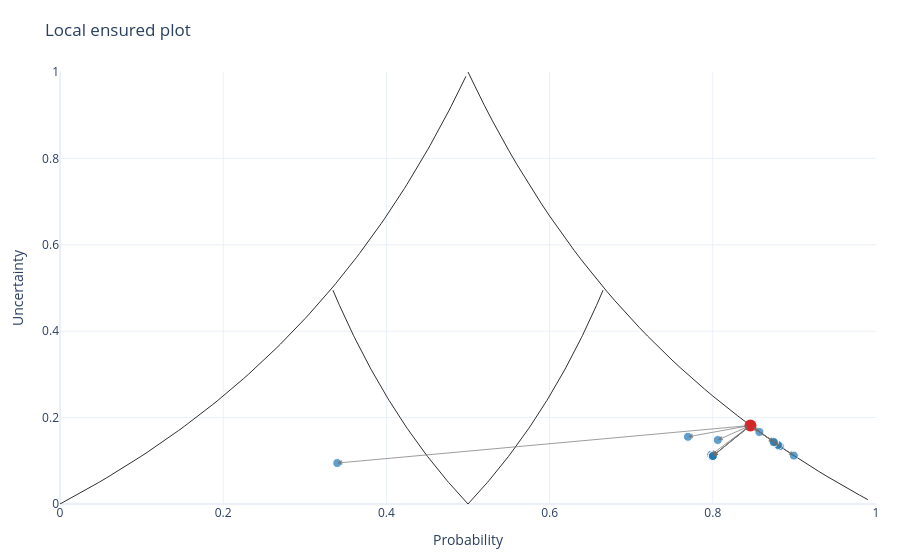

Here is the notebook cell this chart was saved with:
### Code cell
classification_plot = classification_alternatives.plot(
    style='plotly.local.ensured',
    show=True,
    filter_top=20,
)

### Figure 1 — Plotly figure (JSON) as saved in the notebook; plotly's stock layout.template omitted (floating-point values rounded to 4 significant figures)
{"data": [{"hoverinfo": "skip", "line": {"color": "#2f2f2f", "width": 1}, "meta": {"trace_kind": "triangle-reference"}, "mode": "lines", "name": "triangle-reference-1", "showlegend": false, "type": "scatter", "x": [0.0, 0.009901, 0.01961, 0.02913, 0.03846, 0.04762, 0.0566, 0.06542, 0.07407, 0.08257, 0.09091, 0.0991, 0.1071, 0.115, 0.1228, 0.1304, 0.1379, 0.1453, 0.1525, 0.1597, 0.1667, 0.1736, 0.1803, 0.187, 0.1935, 0.2, 0.2063, 0.2126, 0.2188, 0.2248, 0.2308, 0.2366, 0.2424, 0.2481, 0.2537, 0.2593, 0.2647, 0.2701, 0.2754, 0.2806, 0.2857, 0.2908, 0.2958, 0.3007, 0.3056, 0.3103, 0.3151, 0.3197, 0.3243, 0.3289, 0.3333, 0.3377, 0.3421, 0.3464, 0.3506, 0.3548, 0.359, 0.3631, 0.3671, 0.3711, 0.375, 0.3789, 0.3827, 0.3865, 0.3902, 0.3939, 0.3976, 0.4012, 0.4048, 0.4083, 0.4118, 0.4152, 0.4186, 0.422, 0.4253, 0.4286, 0.4318, 0.435, 0.4382, 0.4413, 0.4444, 0.4475, 0.4505, 0.4536, 0.4565, 0.4595, 0.4624, 0.4652, 0.4681, 0.4709, 0.4737, 0.4764, 0.4792, 0.4819, 0.4845, 0.4872, 0.4898, 0.4924, 0.4949, 0.4975], "y": [0.0, 0.01, 0.02, 0.03, 0.04, 0.05, 0.06, 0.07, 0.08, 0.09, 0.1, 0.11, 0.12, 0.13, 0.14, 0.15, 0.16, 0.17, 0.18, 0.19, 0.2, 0.21, 0.22, 0.23, 0.24, 0.25, 0.26, 0.27, 0.28, 0.29, 0.3, 0.31, 0.32, 0.33, 0.34, 0.35, 0.36, 0.37, 0.38, 0.39, 0.4, 0.41, 0.42, 0.43, 0.44, 0.45, 0.46, 0.47, 0.48, 0.49, 0.5, 0.51, 0.52, 0.53, 0.54, 0.55, 0.56, 0.57, 0.58, 0.59, 0.6, 0.61, 0.62, 0.63, 0.64, 0.65, 0.66, 0.67, 0.68, 0.69, 0.7, 0.71, 0.72, 0.73, 0.74, 0.75, 0.76, 0.77, 0.78, 0.79, 0.8, 0.81, 0.82, 0.83, 0.84, 0.85, 0.86, 0.87, 0.88, 0.89, 0.9, 0.91, 0.92, 0.93, 0.94, 0.95, 0.96, 0.97, 0.98, 0.99]}, {"hoverinfo": "skip", "line": {"color": "#2f2f2f", "width": 1}, "meta": {"trace_kind": "triangle-reference"}, "mode": "lines", "name": "triangle-reference-2", "showlegend": false, "type": "scatter", "x": [0.5, 0.51, 0.52, 0.53, 0.54, 0.55, 0.56, 0.57, 0.58, 0.59, 0.6, 0.61, 0.62, 0.63, 0.64, 0.65, 0.66, 0.67, 0.68, 0.69, 0.7, 0.71, 0.72, 0.73, 0.74, 0.75, 0.76, 0.77, 0.78, 0.79, 0.8, 0.81, 0.82, 0.83, 0.84, 0.85, 0.86, 0.87, 0.88, 0.89, 0.9, 0.91, 0.92, 0.93, 0.94, 0.95, 0.96, 0.97, 0.98, 0.99], "y": [1.0, 0.9608, 0.9231, 0.8868, 0.8519, 0.8182, 0.7857, 0.7544, 0.7241, 0.6949, 0.6667, 0.6393, 0.6129, 0.5873, 0.5625, 0.5385, 0.5152, 0.4925, 0.4706, 0.4493, 0.4286, 0.4085, 0.3889, 0.3699, 0.3514, 0.3333, 0.3158, 0.2987, 0.2821, 0.2658, 0.25, 0.2346, 0.2195, 0.2048, 0.1905, 0.1765, 0.1628, 0.1494, 0.1364, 0.1236, 0.1111, 0.0989, 0.08696, 0.07527, 0.06383, 0.05263, 0.04167, 0.03093, 0.02041, 0.0101]}, {"hoverinfo": "skip", "line": {"color": "#2f2f2f", "width": 1}, "meta": {"trace_kind": "triangle-reference"}, "mode": "lines", "name": "triangle-reference-3", "showlegend": false, "type": "scatter", "x": [0.5, 0.5025, 0.505, 0.5074, 0.5098, 0.5122, 0.5146, 0.5169, 0.5192, 0.5215, 0.5238, 0.5261, 0.5283, 0.5305, 0.5327, 0.5349, 0.537, 0.5392, 0.5413, 0.5434, 0.5455, 0.5475, 0.5495, 0.5516, 0.5536, 0.5556, 0.5575, 0.5595, 0.5614, 0.5633, 0.5652, 0.5671, 0.569, 0.5708, 0.5726, 0.5745, 0.5763, 0.5781, 0.5798, 0.5816, 0.5833, 0.5851, 0.5868, 0.5885, 0.5902, 0.5918, 0.5935, 0.5951, 0.5968, 0.5984, 0.6, 0.6016, 0.6032, 0.6047, 0.6063, 0.6078, 0.6094, 0.6109, 0.6124, 0.6139, 0.6154, 0.6169, 0.6183, 0.6198, 0.6212, 0.6226, 0.6241, 0.6255, 0.6269, 0.6283, 0.6296, 0.631, 0.6324, 0.6337, 0.635, 0.6364, 0.6377, 0.639, 0.6403, 0.6416, 0.6429, 0.6441, 0.6454, 0.6466, 0.6479, 0.6491, 0.6503, 0.6516, 0.6528, 0.654, 0.6552, 0.6564, 0.6575, 0.6587, 0.6599, 0.661, 0.6622, 0.6633, 0.6644, 0.6656], "y": [0.0, 0.005, 0.01, 0.015, 0.02, 0.025, 0.03, 0.035, 0.04, 0.045, 0.05, 0.055, 0.06, 0.065, 0.07, 0.075, 0.08, 0.085, 0.09, 0.095, 0.1, 0.105, 0.11, 0.115, 0.12, 0.125, 0.13, 0.135, 0.14, 0.145, 0.15, 0.155, 0.16, 0.165, 0.17, 0.175, 0.18, 0.185, 0.19, 0.195, 0.2, 0.205, 0.21, 0.215, 0.22, 0.225, 0.23, 0.235, 0.24, 0.245, 0.25, 0.255, 0.26, 0.265, 0.27, 0.275, 0.28, 0.285, 0.29, 0.295, 0.3, 0.305, 0.31, 0.315, 0.32, 0.325, 0.33, 0.335, 0.34, 0.345, 0.35, 0.355, 0.36, 0.365, 0.37, 0.375, 0.38, 0.385, 0.39, 0.395, 0.4, 0.405, 0.41, 0.415, 0.42, 0.425, 0.43, 0.435, 0.44, 0.445, 0.45, 0.455, 0.46, 0.465, 0.47, 0.475, 0.48, 0.485, 0.49, 0.495]}, {"hoverinfo": "skip", "line": {"color": "#2f2f2f", "width": 1}, "meta": {"trace_kind": "triangle-reference"}, "mode": "lines", "name": "triangle-reference-4", "showlegend": false, "type": "scatter", "x": [0.5, 0.4975, 0.495, 0.4926, 0.4902, 0.4878, 0.4854, 0.4831, 0.4808, 0.4785, 0.4762, 0.4739, 0.4717, 0.4695, 0.4673, 0.4651, 0.463, 0.4608, 0.4587, 0.4566, 0.4545, 0.4525, 0.4505, 0.4484, 0.4464, 0.4444, 0.4425, 0.4405, 0.4386, 0.4367, 0.4348, 0.4329, 0.431, 0.4292, 0.4274, 0.4255, 0.4237, 0.4219, 0.4202, 0.4184, 0.4167, 0.4149, 0.4132, 0.4115, 0.4098, 0.4082, 0.4065, 0.4049, 0.4032, 0.4016, 0.4, 0.3984, 0.3968, 0.3953, 0.3937, 0.3922, 0.3906, 0.3891, 0.3876, 0.3861, 0.3846, 0.3831, 0.3817, 0.3802, 0.3788, 0.3774, 0.3759, 0.3745, 0.3731, 0.3717, 0.3704, 0.369, 0.3676, 0.3663, 0.365, 0.3636, 0.3623, 0.361, 0.3597, 0.3584, 0.3571, 0.3559, 0.3546, 0.3534, 0.3521, 0.3509, 0.3497, 0.3484, 0.3472, 0.346, 0.3448, 0.3436, 0.3425, 0.3413, 0.3401, 0.339, 0.3378, 0.3367, 0.3356, 0.3344], "y": [0.0, 0.005, 0.01, 0.015, 0.02, 0.025, 0.03, 0.035, 0.04, 0.045, 0.05, 0.055, 0.06, 0.065, 0.07, 0.075, 0.08, 0.085, 0.09, 0.095, 0.1, 0.105, 0.11, 0.115, 0.12, 0.125, 0.13, 0.135, 0.14, 0.145, 0.15, 0.155, 0.16, 0.165, 0.17, 0.175, 0.18, 0.185, 0.19, 0.195, 0.2, 0.205, 0.21, 0.215, 0.22, 0.225, 0.23, 0.235, 0.24, 0.245, 0.25, 0.255, 0.26, 0.265, 0.27, 0.275, 0.28, 0.285, 0.29, 0.295, 0.3, 0.305, 0.31, 0.315, 0.32, 0.325, 0.33, 0.335, 0.34, 0.345, 0.35, 0.355, 0.36, 0.365, 0.37, 0.375, 0.38, 0.385, 0.39, 0.395, 0.4, 0.405, 0.41, 0.415, 0.42, 0.425, 0.43, 0.435, 0.44, 0.445, 0.45, 0.455, 0.46, 0.465, 0.47, 0.475, 0.48, 0.485, 0.49, 0.495]}, {"hovertemplate": "%{text}<extra></extra>", "marker": {"color": "#d62728", "size": 12}, "meta": {"trace_kind": "original"}, "mode": "markers", "name": "original", "text": ["Original prediction<br>Prediction: 0.846154<br>Uncertainty: 0.181818<br>Interval: [0.818182, 1]"], "type": "scatter", "x": [0.8462], "y": [0.1818]}, {"customdata": ["rule-point-1"], "hovertemplate": "%{text}<extra></extra>", "legendgroup": "0", "marker": {"color": "#1f77b4", "size": [9.0]}, "meta": {"feature_key": "0", "roles": {"counter": false, "ensured": true, "pareto": true, "semi": false, "super": true}, "trace_kind": "rule-points"}, "mode": "markers", "name": "alternatives", "showlegend": false, "text": ["Rule: 0 > 2.52<br>Conjunction size: 1<br>Prediction: 0.899327<br>Uncertainty: 0.112037<br>Interval: [0.887963, 1]"], "type": "scatter", "x": [0.8993], "y": [0.112]}, {"customdata": ["rule-point-0"], "hovertemplate": "%{text}<extra></extra>", "legendgroup": "0", "marker": {"color": "#1f77b4", "size": [9.0]}, "meta": {"feature_key": "0", "roles": {"counter": false, "ensured": true, "pareto": false, "semi": true, "super": false}, "trace_kind": "rule-points"}, "mode": "markers", "name": "alternatives", "showlegend": false, "text": ["Rule: 0 < -1.33<br>Conjunction size: 1<br>Prediction: 0.797964<br>Uncertainty: 0.11396<br>Interval: [0.774929, 0.888889]"], "type": "scatter", "x": [0.798], "y": [0.114]}, {"customdata": ["rule-point-10"], "hovertemplate": "%{text}<extra></extra>", "legendgroup": "5", "marker": {"color": "#1f77b4", "size": [9.0]}, "meta": {"feature_key": "5", "roles": {"counter": false, "ensured": true, "pareto": false, "semi": false, "super": true}, "trace_kind": "rule-points"}, "mode": "markers", "name": "alternatives", "showlegend": false, "text": ["Rule: 5 > -1.31<br>Conjunction size: 1<br>Prediction: 0.882081<br>Uncertainty: 0.13373<br>Interval: [0.86627, 1]"], "type": "scatter", "x": [0.8821], "y": [0.1337]}, {"customdata": ["rule-point-9"], "hovertemplate": "%{text}<extra></extra>", "legendgroup": "5", "marker": {"color": "#1f77b4", "size": [9.0]}, "meta": {"feature_key": "5", "roles": {"counter": false, "ensured": true, "pareto": false, "semi": true, "super": false}, "trace_kind": "rule-points"}, "mode": "markers", "name": "alternatives", "showlegend": false, "text": ["Rule: 5 < -2.71<br>Conjunction size: 1<br>Prediction: 0.8<br>Uncertainty: 0.111111<br>Interval: [0.777778, 0.888889]"], "type": "scatter", "x": [0.8], "y": [0.1111]}, {"customdata": ["rule-point-3"], "hovertemplate": "%{text}<extra></extra>", "legendgroup": "1", "marker": {"color": "#1f77b4", "size": [9.0]}, "meta": {"feature_key": "1", "roles": {"counter": false, "ensured": true, "pareto": false, "semi": false, "super": true}, "trace_kind": "rule-points"}, "mode": "markers", "name": "alternatives", "showlegend": false, "text": ["Rule: 1 > 2.95<br>Conjunction size: 1<br>Prediction: 0.879902<br>Uncertainty: 0.136508<br>Interval: [0.863492, 1]"], "type": "scatter", "x": [0.8799], "y": [0.1365]}, {"customdata": ["rule-point-2"], "hovertemplate": "%{text}<extra></extra>", "legendgroup": "1", "marker": {"color": "#1f77b4", "size": [9.0]}, "meta": {"feature_key": "1", "roles": {"counter": false, "ensured": true, "pareto": false, "semi": true, "super": false}, "trace_kind": "rule-points"}, "mode": "markers", "name": "alternatives", "showlegend": false, "text": ["Rule: 1 < -0.36<br>Conjunction size: 1<br>Prediction: 0.769546<br>Uncertainty: 0.155556<br>Interval: [0.733333, 0.888889]"], "type": "scatter", "x": [0.7695], "y": [0.1556]}, {"customdata": ["rule-point-12"], "hovertemplate": "%{text}<extra></extra>", "legendgroup": "6", "marker": {"color": "#1f77b4", "size": [9.0]}, "meta": {"feature_key": "6", "roles": {"counter": false, "ensured": true, "pareto": false, "semi": false, "super": true}, "trace_kind": "rule-points"}, "mode": "markers", "name": "alternatives", "showlegend": false, "text": ["Rule: 6 > 1.85<br>Conjunction size: 1<br>Prediction: 0.875<br>Uncertainty: 0.142857<br>Interval: [0.857143, 1]"], "type": "scatter", "x": [0.875], "y": [0.1429]}, {"customdata": ["rule-point-11"], "hovertemplate": "%{text}<extra></extra>", "legendgroup": "6", "marker": {"color": "#1f77b4", "size": [9.0]}, "meta": {"feature_key": "6", "roles": {"counter": false, "ensured": true, "pareto": false, "semi": true, "super": false}, "trace_kind": "rule-points"}, "mode": "markers", "name": "alternatives", "showlegend": false, "text": ["Rule: 6 < -2.10<br>Conjunction size: 1<br>Prediction: 0.8<br>Uncertainty: 0.111111<br>Interval: [0.777778, 0.888889]"], "type": "scatter", "x": [0.8], "y": [0.1111]}, {"customdata": ["rule-point-4"], "hovertemplate": "%{text}<extra></extra>", "legendgroup": "2", "marker": {"color": "#1f77b4", "size": [9.0]}, "meta": {"feature_key": "2", "roles": {"counter": false, "ensured": true, "pareto": false, "semi": false, "super": true}, "trace_kind": "rule-points"}, "mode": "markers", "name": "alternatives", "showlegend": false, "text": ["Rule: 2 < -0.76<br>Conjunction size: 1<br>Prediction: 0.874673<br>Uncertainty: 0.143346<br>Interval: [0.856654, 1]"], "type": "scatter", "x": [0.8747], "y": [0.1433]}, {"customdata": ["rule-point-5"], "hovertemplate": "%{text}<extra></extra>", "legendgroup": "2", "marker": {"color": "#1f77b4", "size": [9.0]}, "meta": {"feature_key": "2", "roles": {"counter": false, "ensured": true, "pareto": true, "semi": true, "super": false}, "trace_kind": "rule-points"}, "mode": "markers", "name": "alternatives", "showlegend": false, "text": ["Rule: 2 > -0.38<br>Conjunction size: 1<br>Prediction: 0.8<br>Uncertainty: 0.111111<br>Interval: [0.777778, 0.888889]"], "type": "scatter", "x": [0.8], "y": [0.1111]}, {"customdata": ["rule-point-8"], "hovertemplate": "%{text}<extra></extra>", "legendgroup": "4", "marker": {"color": "#1f77b4", "size": [9.0]}, "meta": {"feature_key": "4", "roles": {"counter": false, "ensured": true, "pareto": false, "semi": false, "super": true}, "trace_kind": "rule-points"}, "mode": "markers", "name": "alternatives", "showlegend": false, "text": ["Rule: 4 > 1.58<br>Conjunction size: 1<br>Prediction: 0.857143<br>Uncertainty: 0.166667<br>Interval: [0.833333, 1]"], "type": "scatter", "x": [0.8571], "y": [0.1667]}, {"customdata": ["rule-point-7"], "hovertemplate": "%{text}<extra></extra>", "legendgroup": "4", "marker": {"color": "#1f77b4", "size": [9.0]}, "meta": {"feature_key": "4", "roles": {"counter": false, "ensured": true, "pareto": false, "semi": true, "super": false}, "trace_kind": "rule-points"}, "mode": "markers", "name": "alternatives", "showlegend": false, "text": ["Rule: 4 < -1.53<br>Conjunction size: 1<br>Prediction: 0.8<br>Uncertainty: 0.111111<br>Interval: [0.777778, 0.888889]"], "type": "scatter", "x": [0.8], "y": [0.1111]}, {"customdata": ["rule-point-13"], "hovertemplate": "%{text}<extra></extra>", "legendgroup": "7", "marker": {"color": "#1f77b4", "size": [9.0]}, "meta": {"feature_key": "7", "roles": {"counter": false, "ensured": true, "pareto": false, "semi": true, "super": false}, "trace_kind": "rule-points"}, "mode": "markers", "name": "alternatives", "showlegend": false, "text": ["Rule: 7 > -1.12<br>Conjunction size: 1<br>Prediction: 0.806061<br>Uncertainty: 0.148148<br>Interval: [0.777778, 0.925926]"], "type": "scatter", "x": [0.8061], "y": [0.1481]}, {"customdata": ["rule-point-6"], "hovertemplate": "%{text}<extra></extra>", "legendgroup": "3", "marker": {"color": "#1f77b4", "size": [9.0]}, "meta": {"feature_key": "3", "roles": {"counter": true, "ensured": true, "pareto": true, "semi": false, "super": false}, "trace_kind": "rule-points"}, "mode": "markers", "name": "alternatives", "showlegend": false, "text": ["Rule: 3 < 0.43<br>Conjunction size: 1<br>Prediction: 0.339811<br>Uncertainty: 0.0947811<br>Interval: [0.281481, 0.376263]"], "type": "scatter", "x": [0.3398], "y": [0.09478]}], "layout": {"annotations": [{"arrowcolor": "rgba(110, 110, 110, 0.75)", "arrowhead": 2, "arrowsize": 1, "arrowwidth": 1, "ax": 0.8462, "axref": "x", "ay": 0.1818, "ayref": "y", "opacity": 0.9, "showarrow": true, "x": 0.8993, "xref": "x", "y": 0.112, "yref": "y"}, {"arrowcolor": "rgba(110, 110, 110, 0.75)", "arrowhead": 2, "arrowsize": 1, "arrowwidth": 1, "ax": 0.8462, "axref": "x", "ay": 0.1818, "ayref": "y", "opacity": 0.9, "showarrow": true, "x": 0.8821, "xref": "x", "y": 0.1337, "yref": "y"}, {"arrowcolor": "rgba(110, 110, 110, 0.75)", "arrowhead": 2, "arrowsize": 1, "arrowwidth": 1, "ax": 0.8462, "axref": "x", "ay": 0.1818, "ayref": "y", "opacity": 0.9, "showarrow": true, "x": 0.8799, "xref": "x", "y": 0.1365, "yref": "y"}, {"arrowcolor": "rgba(110, 110, 110, 0.75)", "arrowhead": 2, "arrowsize": 1, "arrowwidth": 1, "ax": 0.8462, "axref": "x", "ay": 0.1818, "ayref": "y", "opacity": 0.9, "showarrow": true, "x": 0.875, "xref": "x", "y": 0.1429, "yref": "y"}, {"arrowcolor": "rgba(110, 110, 110, 0.75)", "arrowhead": 2, "arrowsize": 1, "arrowwidth": 1, "ax": 0.8462, "axref": "x", "ay": 0.1818, "ayref": "y", "opacity": 0.9, "showarrow": true, "x": 0.8747, "xref": "x", "y": 0.1433, "yref": "y"}, {"arrowcolor": "rgba(110, 110, 110, 0.75)", "arrowhead": 2, "arrowsize": 1, "arrowwidth": 1, "ax": 0.8462, "axref": "x", "ay": 0.1818, "ayref": "y", "opacity": 0.9, "showarrow": true, "x": 0.8571, "xref": "x", "y": 0.1667, "yref": "y"}, {"arrowcolor": "rgba(110, 110, 110, 0.75)", "arrowhead": 2, "arrowsize": 1, "arrowwidth": 1, "ax": 0.8462, "axref": "x", "ay": 0.1818, "ayref": "y", "opacity": 0.9, "showarrow": true, "x": 0.8, "xref": "x", "y": 0.1111, "yref": "y"}, {"arrowcolor": "rgba(110, 110, 110, 0.75)", "arrowhead": 2, "arrowsize": 1, "arrowwidth": 1, "ax": 0.8462, "axref": "x", "ay": 0.1818, "ayref": "y", "opacity": 0.9, "showarrow": true, "x": 0.8, "xref": "x", "y": 0.1111, "yref": "y"}, {"arrowcolor": "rgba(110, 110, 110, 0.75)", "arrowhead": 2, "arrowsize": 1, "arrowwidth": 1, "ax": 0.8462, "axref": "x", "ay": 0.1818, "ayref": "y", "opacity": 0.9, "showarrow": true, "x": 0.8, "xref": "x", "y": 0.1111, "yref": "y"}, {"arrowcolor": "rgba(110, 110, 110, 0.75)", "arrowhead": 2, "arrowsize": 1, "arrowwidth": 1, "ax": 0.8462, "axref": "x", "ay": 0.1818, "ayref": "y", "opacity": 0.9, "showarrow": true, "x": 0.8, "xref": "x", "y": 0.1111, "yref": "y"}, {"arrowcolor": "rgba(110, 110, 110, 0.75)", "arrowhead": 2, "arrowsize": 1, "arrowwidth": 1, "ax": 0.8462, "axref": "x", "ay": 0.1818, "ayref": "y", "opacity": 0.9, "showarrow": true, "x": 0.798, "xref": "x", "y": 0.114, "yref": "y"}, {"arrowcolor": "rgba(110, 110, 110, 0.75)", "arrowhead": 2, "arrowsize": 1, "arrowwidth": 1, "ax": 0.8462, "axref": "x", "ay": 0.1818, "ayref": "y", "opacity": 0.9, "showarrow": true, "x": 0.8061, "xref": "x", "y": 0.1481, "yref": "y"}, {"arrowcolor": "rgba(110, 110, 110, 0.75)", "arrowhead": 2, "arrowsize": 1, "arrowwidth": 1, "ax": 0.8462, "axref": "x", "ay": 0.1818, "ayref": "y", "opacity": 0.9, "showarrow": true, "x": 0.7695, "xref": "x", "y": 0.1556, "yref": "y"}, {"arrowcolor": "rgba(110, 110, 110, 0.75)", "arrowhead": 2, "arrowsize": 1, "arrowwidth": 1, "ax": 0.8462, "axref": "x", "ay": 0.1818, "ayref": "y", "opacity": 0.9, "showarrow": true, "x": 0.3398, "xref": "x", "y": 0.09478, "yref": "y"}], "margin": {"b": 56, "l": 60, "r": 24, "t": 72}, "meta": {"always_visible": [0, 1, 2, 3, 4], "arrow_trace_indexes": {}, "default_visible": [true, true, true, true, true, true, true, true, true, true, true, true, true, true, true, true, true, true, true], "feature_control_registry": [], "rule_trace_indexes": {"0": [5, 6], "1": [9, 10], "2": [13, 14], "3": [18], "4": [15, 16], "5": [7, 8], "6": [11, 12], "7": [17]}, "side_panel_registry": {}, "side_panel_trace_index": null, "trace_count": 19}, "showlegend": false, "title": {"text": "Local ensured plot"}, "xaxis": {"range": [0.0, 1.0], "title": {"text": "Probability"}}, "yaxis": {"range": [0.0, 1.0], "title": {"text": "Uncertainty"}}}}
